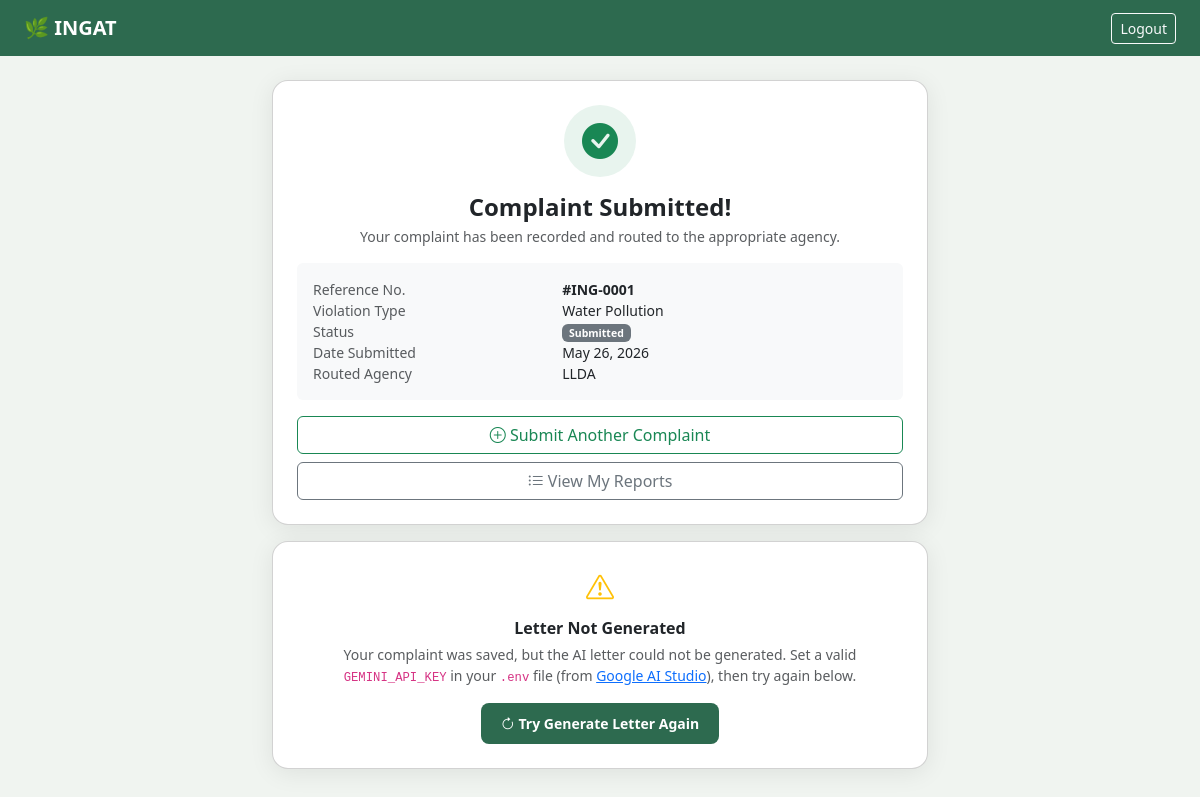
Page /user/submitted/1 (signed in) on the earlier database version.
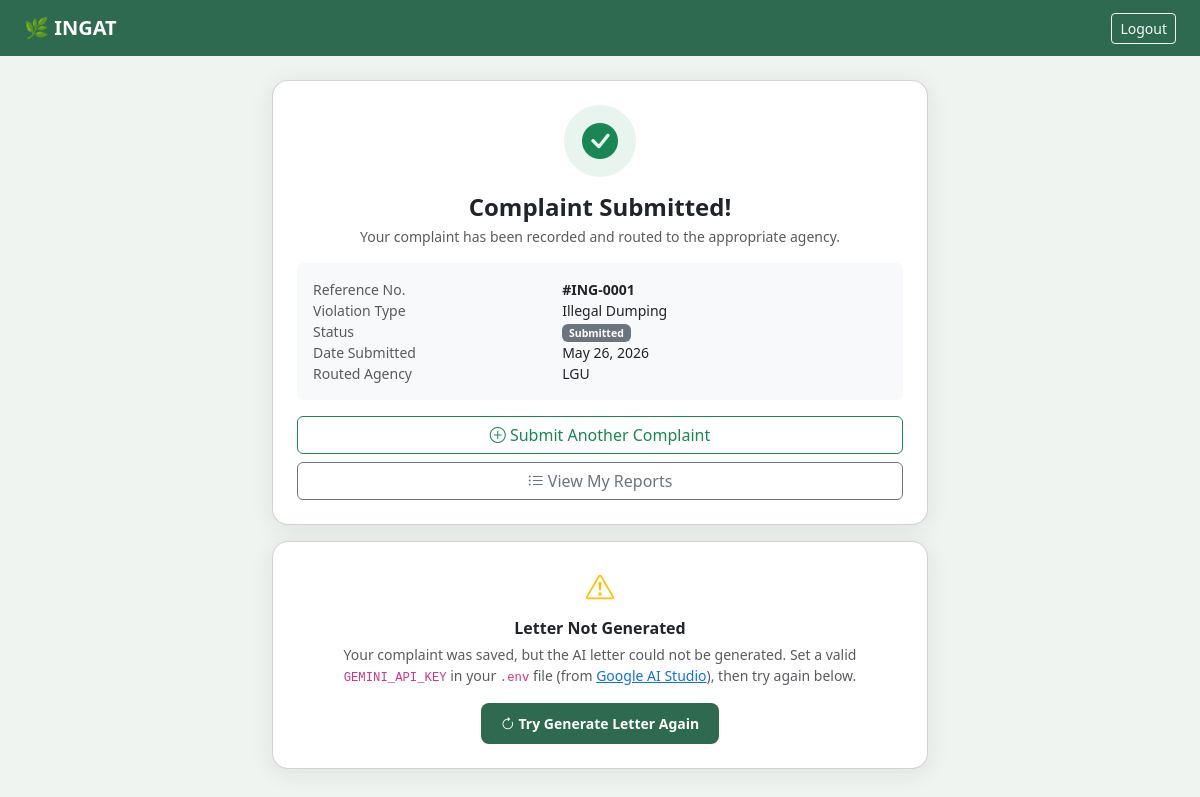
Same page on the later database version.
### models.py (models this page shows)
class Complaint(db.Model):
    __tablename__ = 'complaints'
    id = db.Column(db.Integer, primary_key=True)
    user_id = db.Column(db.Integer, db.ForeignKey('users.id'), nullable=False)
    agency_id = db.Column(db.Integer, db.ForeignKey('agencies.id'), nullable=True)
    violation_type = db.Column(db.String(100), nullable=False)
    street_address = db.Column(db.String(255), nullable=False)
    barangay = db.Column(db.String(100), nullable=False)
    municipality = db.Column(db.String(100), nullable=False)
    date_incident = db.Column(db.Date, nullable=False)
    description = db.Column(db.Text, nullable=False)
    photo_path = db.Column(db.String(255), nullable=True)
    generated_letter = db.Column(db.Text, nullable=True)
    letter_generated = db.Column(db.Boolean, default=False)
    status = db.Column(db.String(50), default='Submitted')
    created_at = db.Column(db.DateTime, default=datetime.utcnow)
    status_history = db.relationship('StatusHistory', backref='complaint', lazy=True)

class Agency(db.Model):
    __tablename__ = 'agencies'
    id = db.Column(db.Integer, primary_key=True)
    agency_name = db.Column(db.String(100), nullable=False)
    contact_email = db.Column(db.String(120), nullable=False)
    contact_number = db.Column(db.String(11), nullable=False)
    violation_types = db.Column(db.String(255), nullable=False)
    status = db.Column(db.String(20), default='active')
    created_at = db.Column(db.DateTime, default=datetime.utcnow)
    complaints = db.relationship('Complaint', backref='agency', lazy=True)

### routes/user_routes.py (the view)
@user_bp.route('/submitted/<int:complaint_id>')
@member_required
def complaint_submitted(complaint_id):
    from models import Complaint
    complaint = Complaint.query.get_or_404(complaint_id)
    if complaint.user_id != current_user.id:
        abort(403)
    return render_template('user/complaint_submitted.html', complaint=complaint)

### routes/auth.py (called while the page is built)
def member_required(fn):
    @login_required
    @wraps(fn)
    def wrapper(*args, **kwargs):
        from models import AdminUser, User
        if isinstance(current_user, AdminUser):
            return redirect(url_for('admin.dashboard'))
        if not isinstance(current_user, User):
            flash('Please log in to continue.', 'danger')
            return redirect(url_for('user.user_login'))
        return fn(*args, **kwargs)
    return wrapper

### templates/user/complaint_submitted.html (shortened to what the changed rows need)
<!DOCTYPE html>
<html lang="en">
<head>
    <link href="https://cdn.jsdelivr.net/npm/bootstrap@5.3.0/dist/css/bootstrap.min.css" rel="stylesheet">
    <link href="https://cdn.jsdelivr.net/npm/bootstrap-icons@1.10.5/font/bootstrap-icons.css" rel="stylesheet">
</head>
<body>
<div class="container py-4" style="max-width: 680px;">
    <div class="card p-4 text-center mb-3">
        <div class="bg-light rounded p-3 text-start mb-3">
            <div class="row small">
                <div class="col-5 text-muted">Reference No.</div>
                <div class="col-7 fw-semibold">#ING-{{ '%04d' % complaint.id }}</div>
                <div class="col-5 text-muted">Violation Type</div>
                <div class="col-7">{{ complaint.violation_type }}</div>
                <div class="col-5 text-muted">Status</div>
                <div class="col-7">
                    <span class="badge bg-secondary">{{ complaint.status }}</span>
                </div>
                <div class="col-5 text-muted">Date Submitted</div>
                <div class="col-7">{{ complaint.created_at.strftime('%B %d, %Y') }}</div>
                {% if complaint.agency %}
                <div class="col-5 text-muted">Routed Agency</div>
                <div class="col-7">{{ complaint.agency.agency_name }}</div>
                {% endif %}
            </div>
        </div>
    </div>
</div>
</body>
</html>

Differences in the rows shown:
no longer on this page (row edited): Agency: agency.agency_name "LLDA"
changed Complaint "Submitted": violation_type "Water Pollution" → "Illegal Dumping"
now on this page (row edited): Agency: agency.agency_name "LGU"
